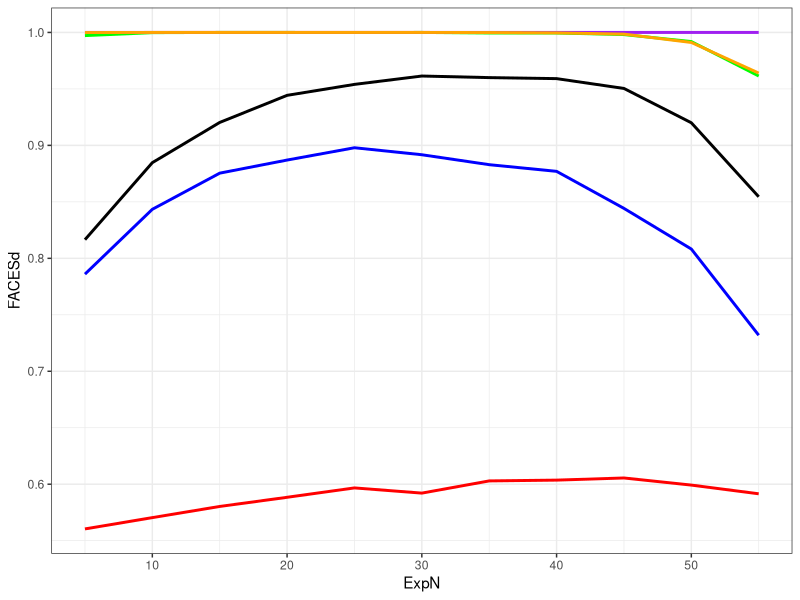
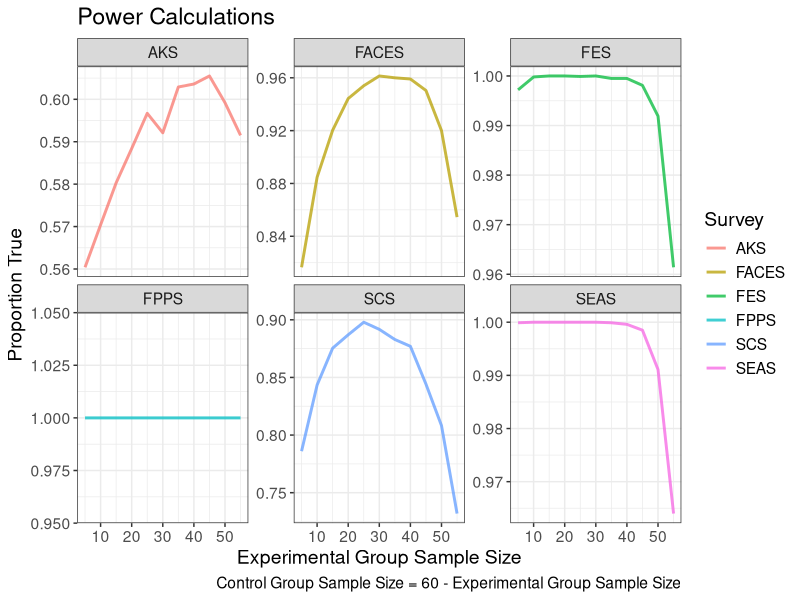

Recreate these plots in R, in order. (Note: this script raises an error after producing the figures.)
## ---- chunk 1
library(tidyverse)
theme_set(theme_bw())
## ---- chunk 2
faces <- read_csv('../../Data/cleaned_FACES_data.csv', col_types = c('ffffdf'))
## ---- chunk 3
#how many different n to test
m <- seq(from=5, to=55, by=5)
#power dataframe for non-parametric
power_data <- data.frame('FACES' = numeric(length(m)), 'AKS' = numeric(length(m)), 
                         'FES' = numeric(length(m)), 'SCS' = numeric(length(m)), 
                         'FPPS' = numeric(length(m)), 'SEAS' = numeric(length(m)))


#power dataframe for parametric group
power_norm <- data.frame('FACES' = numeric(length(m)), 'AKS' = numeric(length(m)), 
                         'FES' = numeric(length(m)), 'SCS' = numeric(length(m)), 
                         'FPPS' = numeric(length(m)), 'SEAS' = numeric(length(m)))
## ---- chunk 4
for (n in m) {
  # Number of times to bootstrap
  B <- 1e4
  #survey categories
  surveys <- as.character(unique(faces$Survey))
  #dataframe to hold simulation results
  test <- data.frame('FACES' = numeric(B), 'AKS' = numeric(B), 'FES' = numeric(B),
                          'SCS' = numeric(B), 'FPPS' = numeric(B), 'SEAS' = numeric(B))
  control <- data.frame('FACES' = numeric(B), 'AKS' = numeric(B), 'FES' = numeric(B),
                          'SCS' = numeric(B), 'FPPS' = numeric(B), 'SEAS' = numeric(B))
  
  for (j in 1:6) {
    sample_faces_test <- faces %>%
      filter(Time == 'Post', 
             Group == 'Experimental',
             Survey == surveys[j]) %>%
      group_by(`Participant #`) %>%
      summarise(Total = sum(Response)) %>%
      ungroup()
    
    sample_faces_control <- faces %>%
      filter(Time == 'Post', 
             Group == 'Control',
             Survey == surveys[j]) %>%
      group_by(`Participant #`) %>%
      summarise(Total = sum(Response)) %>%
      ungroup()
  
    # Vector to store means
    m1d <- numeric()
    m1n <- numeric()
    
    #pre sample mean and sd
    test_mean <- mean(sample_faces_test$Total)
    test_sd <- sd(sample_faces_test$Total)
    
    for (i in 1:B) {
      dist <- sample(sample_faces_test$Total, size = n, replace = T)
      m1d[i] <- mean(dist)
      dist <- rnorm(n, mean=test_mean, sd=test_sd)
      m1n[i] <- mean(dist)
    }
    
    #vector to store post means
    m2d <- numeric()
    m2n <- numeric()
    
    #post sample mean and sd
    control_mean <- mean(sample_faces_control$Total)
    control_sd <- sd(sample_faces_control$Total)
    
    for (i in 1:B) {
      dist <- sample(sample_faces_control$Total, size = (60-n), replace = T)
      m2d[i] <- mean(dist)
      dist <- rnorm((60-n), mean=control_mean, sd=control_sd)
      m2n[i] <- mean(dist)
    }
    
    power_data[n / 5, j] <- mean(m2d < m1d)
    power_norm[n / 5, j] <- mean(m2n < m1n)
  }
}
## ---- chunk 5
  #combine the data frames and change the column names
  power <- cbind(power_data, power_norm)
  colNames <- c('FACESd', 'AKSd', 'FESd', 'SCSd', 'FPPSd', 'SEASd',
                'FACESn', 'AKSn', 'FESn', 'SCSn', 'FPPSn', 'SEASn')
  colnames(power) <- colNames
  #add indexing for the graph
  power$ExpN <- m
  power$ControlN <- seq(from=55, to=5, by=-5)
  
  #colors for the graph
  colors <- c('black', 'red', 'green', 'blue', 'purple', 'orange')
  

    ggplot(data=power, aes(x=ExpN))+
      geom_line(aes(y=FACESd), size=1)+
      # geom_line(aes(y=FACESn), linetype='longdash', size=1)+
      geom_line(aes(y=AKSd), color='red', size=1)+
      # geom_line(aes(y=AKSn), linetype='longdash', color='red', size=1)+
      geom_line(aes(y=FESd), color='green', size=1)+
      # geom_line(aes(y=FESn), linetype='longdash', color='green', size=1)+
      geom_line(aes(y=SCSd), color='blue', size=1)+
      # geom_line(aes(y=SCSn), linetype='longdash', color='blue', size=1)+
      geom_line(aes(y=FPPSd), color='purple', size=1)+
      # geom_line(aes(y=FPPSn), linetype='longdash', color='purple', size=1)+
      geom_line(aes(y=SEASd), color='orange', size=1)
#      geom_line(aes(y=SEASn), linetype='longdash', color='orange', size=1)
  
power %>%
  select(ExpN, ends_with('d')) %>%
  pivot_longer(-ExpN, names_to = 'Survey', values_to = 'Proportion True') %>%
  mutate(Survey = str_replace(Survey, 'd', ''),
         Survey = factor(Survey)) %>%
  ggplot(aes(x = ExpN)) +
  geom_line(aes(y = `Proportion True`, color = Survey),
            size = 1, alpha = .75) +
  facet_wrap(Survey ~., scales = 'free_y') +
  labs(x = "Experimental Group Sample Size",
       title = "Power Calculations",
       caption = 'Control Group Sample Size = 60 - Experimental Group Sample Size') +
  theme(text = element_text(size = 14))
## ---- chunk 6
dist <- tibble(Time = c(rep('Pre', length(m1)), rep('Post', length(m2))),
               Dist = c(m1, m2)) %>%
  mutate(Time = factor(Time))
dist %>%
  ggplot() +
  geom_density(aes(x = Dist, fill = Time), alpha = 0.7)
